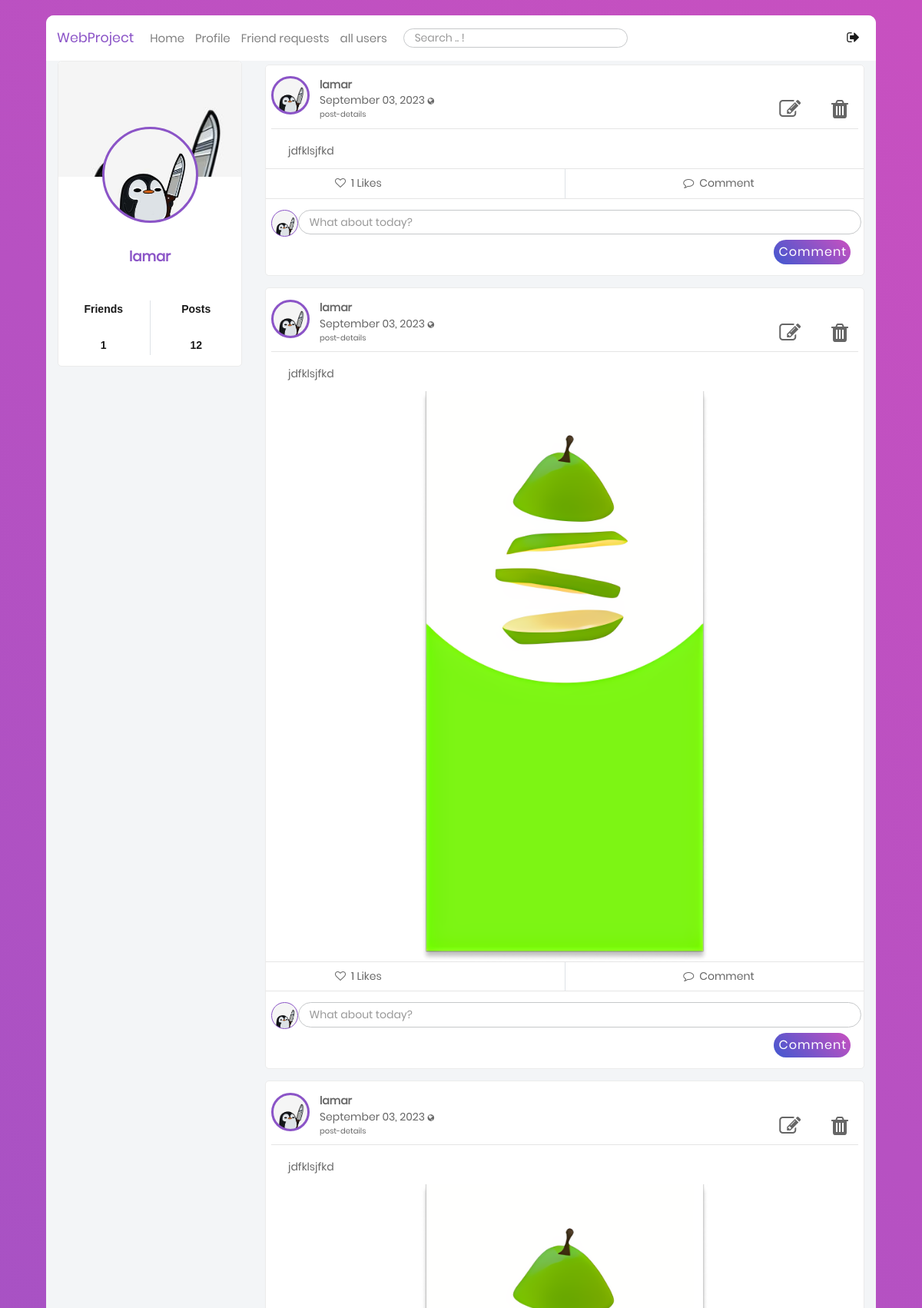
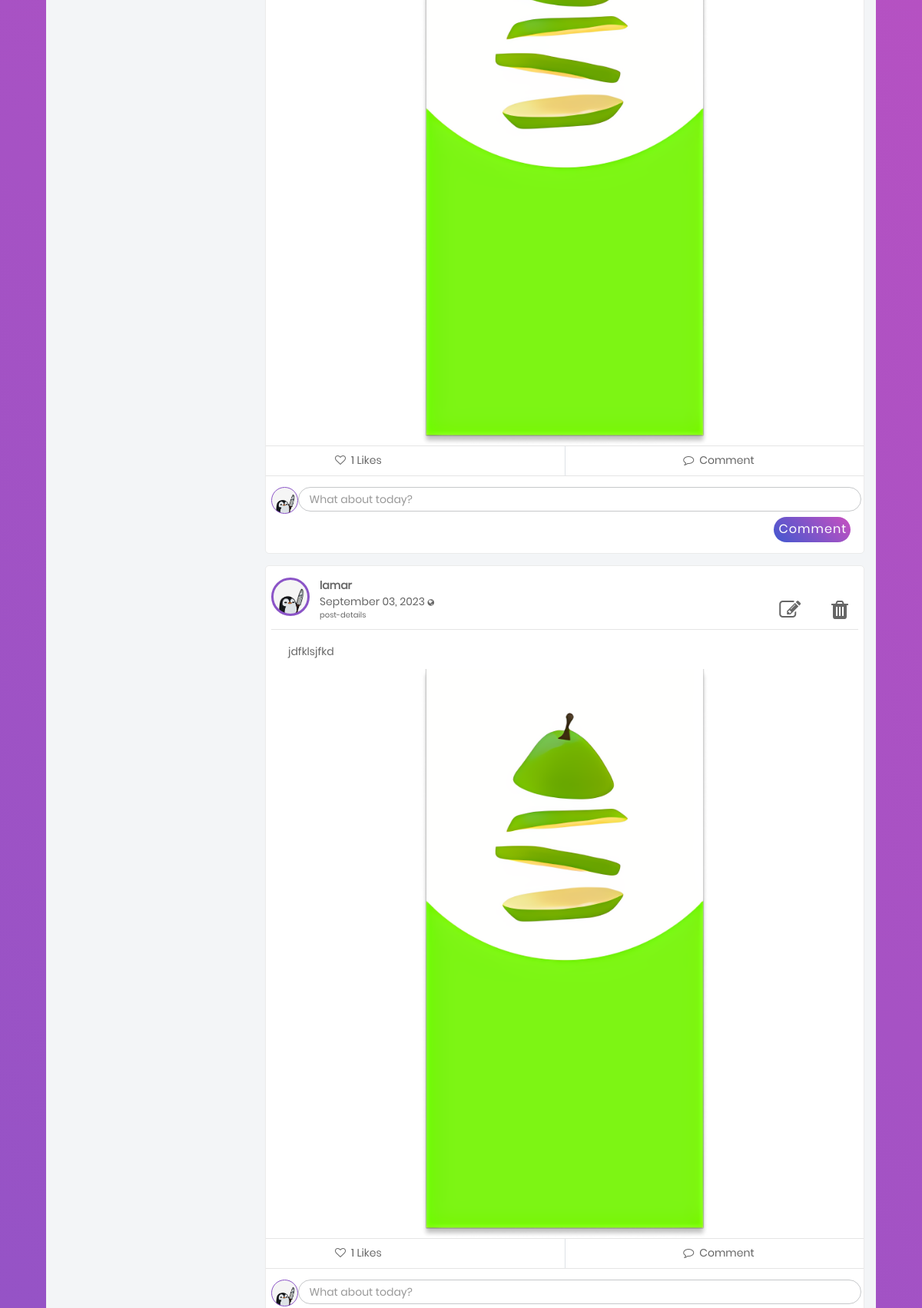
Screenshot of /blog/profile/ (signed in, upper part) with the database file from the repository (2 pictures, top to bottom).
### users/models.py (models this page shows, shortened)
class Profile(models.Model):
    user = models.OneToOneField(User, on_delete=models.CASCADE)
    image = models.ImageField(default='default.jpg', upload_to='profile_pics')
    bgimage = models.ImageField(default='default.jpg', upload_to='bg_pics')
    friends = models.ManyToManyField(User, blank=True, related_name='friends')
    slug = models.SlugField(unique=True,default=uuid.uuid1)
    forget_password_token= models.CharField(max_length=100)
    updated = models.DateTimeField( auto_now=True)
    created = models.DateTimeField( auto_now_add=True)
    objects = ProfileManager()
    def get_friends(self):
        return self.friends.all()
    def get_friends_no(self):
        return self.friends.all().count()
    def get_posts_no(self):
        return self.posts.all().count()
    def get_all_authors_posts(self):
        return self.posts.all()

### blog/models.py (models this page shows, shortened)
class Post(models.Model):
    content = models.TextField()
    date_posted = models.DateTimeField(default = timezone.now)
    author = models.ForeignKey(User,on_delete=models.CASCADE)
    post_image = models.ImageField(null=True, blank=True, upload_to="images/")
    liked = models.ManyToManyField(Profile, blank=True, related_name='likes')
    updated = models.DateTimeField( default = timezone.now)
    created = models.DateTimeField( default = timezone.now)
    author = models.ForeignKey(Profile, on_delete=models.CASCADE, related_name='posts')
    def num_likes(self):
        print(timezone.now)
        return self.liked.all().count()
    class Meta:
        ordering = ('-created',)

### blog/views.py (the view, shortened to what this page needs)
# urls.py: path('profile/',views.profile,name="profile"),
@login_required
def profile(request):
    print(request.path)
    profile = Profile.objects.get(user=request.user)
    form = ProfileModelForm(
        request.POST or None, request.FILES or None, instance=profile
    )
    confirm = False
    c_form = CommentModelForm()
    post_added = False
    if request.method == "POST":
        if form.is_valid():
            form.save()
            confirm = True
    context = {
        "posts": profile.get_all_authors_posts(),
        "user": request.user,
        "im": Profile.objects.filter(user=request.user),
        "profile": profile,
        "friends": profile.get_friends(),
        "c_form": c_form,
        "post_added": post_added,
        "pos": profile.get_posts_no,
        "form": form,
        "confirm": confirm,
    }
    return render(request, "blog/profile.html", context)

### blog/templates/blog/profile.html (shortened to what this page needs)
<!DOCTYPE html>
<div id="com">
{% extends "blog/base.html" %} {% load static %} {% load crispy_forms_tags %} {% load widget_tweaks %}
{% block content %}
<div class="container mt-5" style="width: 75%" id="all">
<div id="allposts2">
  {% include 'blog/user-post-list.html' %}
</div>
  {% endblock content %}

### blog/templates/blog/base.html (shortened to what this page needs)
{% load static %}
<!DOCTYPE html>
<html class="no-js" lang="en">
  <head>
             <link
      rel="stylesheet"
      type="text/css"
      href="https://cdnjs.cloudflare.com/ajax/libs/semantic-ui/2.2.14/semantic.min.css"
    />
    <link
      rel="stylesheet"
      href="{% static 'blog/css/vendor/bootstrap.min.css' %} "
    />
    <link
      rel="stylesheet"
      href="{% static 'blog/css/vendor/font-awesome.min.css' %}"
    />
    <link rel="stylesheet" href="{% static 'blog/css/vendor/animate.css' %}" />
    <link
      rel="stylesheet"
      href="{% static 'blog/css/vendor/hamburgers.min.css' %}"
    />
    <link rel="stylesheet" href="{% static 'blog/css/util.css' %}" />
    <link rel="stylesheet" href="{% static 'blog/css/normalize.css' %}" />
    <link rel="stylesheet" href="{% static 'blog/css/main.css' %}" />
  </head>
  <body hx-headers = "{'X-CSRFToken' : '{{ csrf_token }}'} ">
    <div class="limiter">
      <div class="container-login100" style="align-items: flex-start;">
        <div class="wrap-main">
          <div class="container-fluid">
            <div class="row">
              <nav class="navbar navbar-expand-lg navbar-light bgwhite">
                <a
                  class="navbar-brand ProjectColor"
                  href="{% url 'blog-home' %}"
                  >WebProject</a
                >
                <div
                  class="collapse navbar-collapse"
                  id="navbarSupportedContent"
                >
                  <ul class="navbar-nav mr-auto">
                    <li class="nav-item ">
                      <a class="nav-link fs-15" href="{% url 'blog-home' %}"
                        >Home <span class="sr-only">(current)</span></a
                      >
                    </li>
                    <li class="nav-item">
                      <a class="nav-link fs-15" href="{% url 'profile' %}"
                        >Profile</a
                      >
                    </li>
                    <li class="nav-item">
                      <a
                        class="nav-link fs-15"
                        href="{% url 'my-invites-view' %}"
                        >Friend requests</a
                      >
                    </li>
                    <li class="nav-item">
                      <a
                        class="nav-link fs-15"
                        href="{% url 'all-profiles-view' %}"
                        >all users</a
                      >
                    </li>
                    <li class="nav-item pt-2 pl-3">
                      <form
                        action="{% url 'search' %}"
                        method="POST"
                        id="search"
                      >
                        <input
                          type="search"
                          name="searched"
                          class="p-1 fs-14 pl-3 input-border"
                          placeholder="Search .. !"
                        />
                      </form>
                    </li>
                  </ul>
                  <div class="form-inline my-2 my-lg-0">
                    <ul class="navbar-nav mr-auto">
                      <li class="nav-item active">
                        <a
                          class="nav-link fs-18"
                          href="{% url 'blog-logout' %}"
                          data-toggle="tooltip"
                          data-placement="top"
                          ><i class="fa fa-sign-out" aria-hidden="true"></i
                        ></a>
                      </li>
                    </ul>
                  </div>
                </div>
              </nav>
              <div class="col-sm-3 mobile-hidden">
          <div class="main-block">
            <div
              class="coverPicture"
              style="background: url('{{ user.profile.bgimage.url }}');"
            ></div>
            <div
              class="profilePicture"
              style="background: url('{{ user.profile.image.url }}');"
            ></div>
            <div class="FullName text-center fs-18 ProjectColor">
              {{ user }}
            </div>
            <div class="row statistic text-center fs-16 p-3">
              <div class="col">
                <p>Friends</p>
                <br />
                <p>{{ user.profile.get_friends_no }}</p>
              </div>
              <div class="col border-left">
                <p>Posts</p>
                <br />
                <p>{{ user.profile.get_posts_no }}</p>
              </div>
            </div>
          </div>
        </div>
        {% block content %} {% endblock content %}
            </div>
          </div>
        </div>
      </div>
    </div>
  </body>
</html>

### blog/templates/blog/user-post-list.html
{% if not posts %}
              <div id="notfound" style="position: relative; height: 30vh">
                <div
                  class="notfound"
                  style="
                    position: absolute;
                    left: 50%;
                    top: 50%;
                    -webkit-transform: translate(-50%, -50%);
                    -ms-transform: translate(-50%, -50%);
                    transform: translate(-50%, -50%);
                  "
                >
                  <div
                    class="notfound-404"
                    style="
                      position: relative;
                      height: 200px;
                      margin: 0px auto 20px;
                      z-index: -1;
                    "
                  >
                    <h1
                      style="
                        font-family: 'Montserrat', sans-serif;
                        font-size: 150px;
                        font-weight: 200;
                        margin: 0px;
                        color: #211b19;
                        text-transform: uppercase;
                        position: absolute;
                        left: 50%;
                        top: 55%;
                        -webkit-transform: translate(-50%, -50%);
                        -ms-transform: translate(-50%, -50%);
                        transform: translate(-50%, -50%);
                      "
                    >
                      Oops!
                    </h1>
                    <h2
                      style="
                        font-family: 'Montserrat', sans-serif;
                        font-size: 17px;
                        font-weight: 400;
                        text-transform: uppercase;
                        color: #211b19;
                        background: #fff;
                        padding: 10px 5px;
                        margin: auto;
                        display: inline-block;
                        position: absolute;
                        top: 75%;
    width: 231%;
    margin-left: -65%;
                      "
                    >
                      You currently have no posts
                    </h2>
                  </div>
                  <div class="container-login100-form-btn" style="opacity: 0%;">
                    <a>
                      <input type="hidden" class="login100-form-btn">
                        Back to HomePage
                      </a
                    >
                  </div>
                </div>
              </div>
              {% else %}
{% for post in posts %}
<div class="main-block post-with-photo" id="post-list">
  <div class="Post-Box">
    <div class="header row" style="width: 100%">
      <div class="col-1" style="padding-right: 9%; padding-top: 1%">
        <div class="pt-2 pl-2 d-inline-block">
          <div
            class="Profile-Picture"
            style="background: url('{{ post.author.image.url }}') "
          ></div>
        </div>
      </div>
      <div class="col-8 p-l-0">
        <div class="UserName d-inline-block mt-3" style="width: 144%">
          <div style="display: inline-block; width: 35%;">
            <p>
              <a
                href="{% url 'profile-detail-view' post.author.slug %}"
                class="font-weight-bold"
                >{{ post.author.user }}</a
              >
            </p>
            <p class="lh-1-2">
              {{ post.date_posted|date:"F d, Y" }}
              <i
                class="fa fa-globe fs-10"
                data-toggle="tooltip"
                data-placement="top"
                title="Public"
              ></i>
              <br />
              <a href=" {%url 'post-detail' post.id%} " class="fs-10"
                >post-details</a
              >
            </p>
          </div>
          <div style="display: inline; padding-left: 42%">
             {% if request.user == post.author.user %}
            <a href="{% url 'post-update' post.pk %}" style="padding: 5%"
              ><i class="fa fa-edit fa-2x"></i
            ></a>
            <a href="{% url 'post-delete' post.pk %}"
              ><i class="fa fa-trash fa-2x" aria-hidden="true"></i
            ></a>
            {% endif %}
          </div>
        </div>
      </div>
    </div>
    <hr class="m-2" />
    <div class="details col">
      <p class="px-3" style="padding: 10px">{{ post.content }}</p>
    </div>
    {% if post.post_image %}
    <div class="col" style="width: auto; text-align: center">
      <img
        src="{{ post.post_image.url }}"
        alt=""
        style="max-width: 50%; height: auto"
      />
    </div>
    {% endif %}
    <hr class="mt-0 mb-0" />
    <div class="footer">
      <div class="row action-btn">
        <div class="col">
         {% include 'blog/Likes_profile.html' %}
        </div>
        <div class="col border-left">
          <p class="py-2 footer-btn text-center">
            <a href=""
              ><i class="fa fa-comment-o" aria-hidden="true"></i>
              <span class="px-1"> Comment</span></a
            >
          </p>
        </div>
      </div>
      <hr class="mt-0 mb-2" />
      <div class="row comment-list" id="prof_com">
       {% include 'blog/comments_prof.html' %}
      </div>
    </div>
  </div>
</div>
{% endfor %}
{% endif %}

### blog/templates/blog/Likes_profile.html (shortened to what this page needs)
 <form  hx-post = "{% url 'like-post-view-profile' %}" hx-target="#allposts2" >
            {% if profile not in post.liked.all %}
            <button
              style="
                background-color: transparent;
                border: none;
                box-shadow: none;
              "
              type="submit"
            >
              <p class="py-2 footer-btn" style="padding-left: 90px">
                <i class="fa fa-heart-o" aria-hidden="true"></i>
                <span class="px-1"> {{ post.num_likes }} Likes</span>
              </p>
            </button>
            {% endif %}
          </form>

### blog/templates/blog/comments_prof.html (shortened to what this page needs)
        <div class="add-comment col-12 pb-2">
          <div class="row">
            <div class="col-1" style="padding-right: 7%">
              <div class="pt-2 pl-2 d-inline-block">
                <div
                  class="Profile-Picture-Comment"
                  style="background: url('{{ user.profile.image.url }}'); "
                ></div>
              </div>
            </div>
            <div class="col-10 pl-0">
              <div class="row pr-2 pt-2 pb-2 pl-0">
                <div class="col pl-0">
                 {% include 'blog/comment_form_prof.html' %}
                </div>
              </div>
            </div>
          </div>
        </div>

### blog/templates/blog/comment_form_prof.html (shortened to what this page needs)
 <form hx-post="{% url 'profile' %}" hx-target="#com"  >
                    <div
                      style="
                        border-radius: 25px;
                        border: 1px solid #c6c8ca;
                        width: 110%;
                      "
                    >
                      {{c_form}}
                    </div>
                    <div class="action p-2 pr-3" style="width: 110%">
                      <button
                        type="submit"
                        class="float-r p-2 fs-16 post"
                        name="submit_c_form"
                        style="width: 100px"
                      >
                        Comment
                      </button>
                    </div>
                  </form>

### rows the page displays
Post: author.image (placeholder picture), author.user "lamar", date_posted "September 03, 2023", content "jdfklsjfkd", num_likes "1", profile.image (placeholder picture)
Post: author.image (placeholder picture), author.user "lamar", date_posted "September 03, 2023", content "jdfklsjfkd", post_image (picture), num_likes "1", profile.image (placeholder picture)
Post: author.image (placeholder picture), author.user "lamar", date_posted "September 03, 2023", content "jdfklsjfkd", post_image (picture), num_likes "1", profile.image (placeholder picture)
Post: author.image (placeholder picture), author.user "lamar", date_posted "September 03, 2023", content "jdfklsjfkd", post_image (picture), num_likes "1", profile.image (placeholder picture)

### other values shown
{{ user }} "lamar"
{{ user.profile.get_friends_no }} "1"
{{ user.profile.get_posts_no }} "12"
